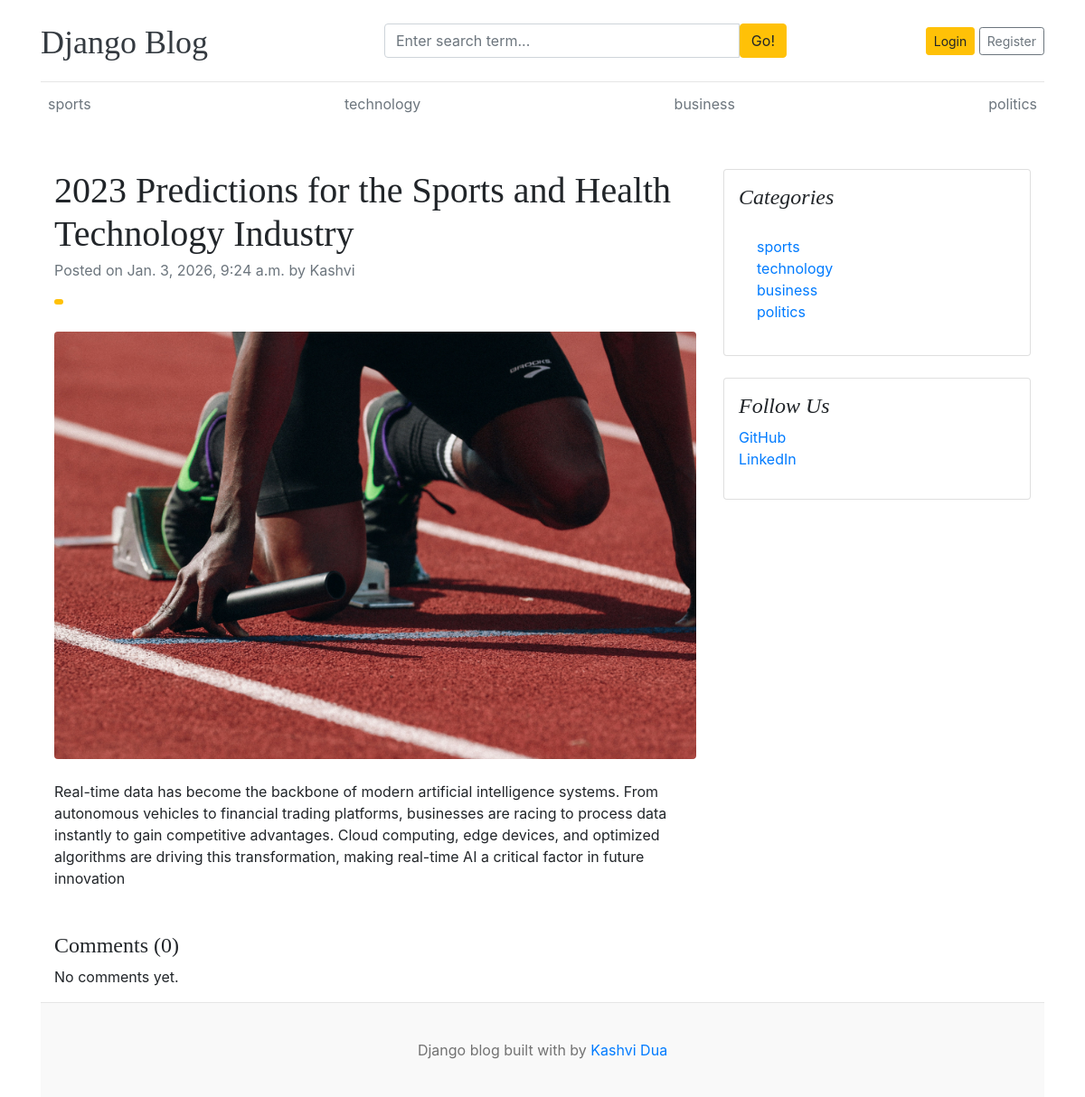
/blogs/2023-predictions-for-the-sports-and-health-technology-industry/, run on an earlier commit of the app's database.
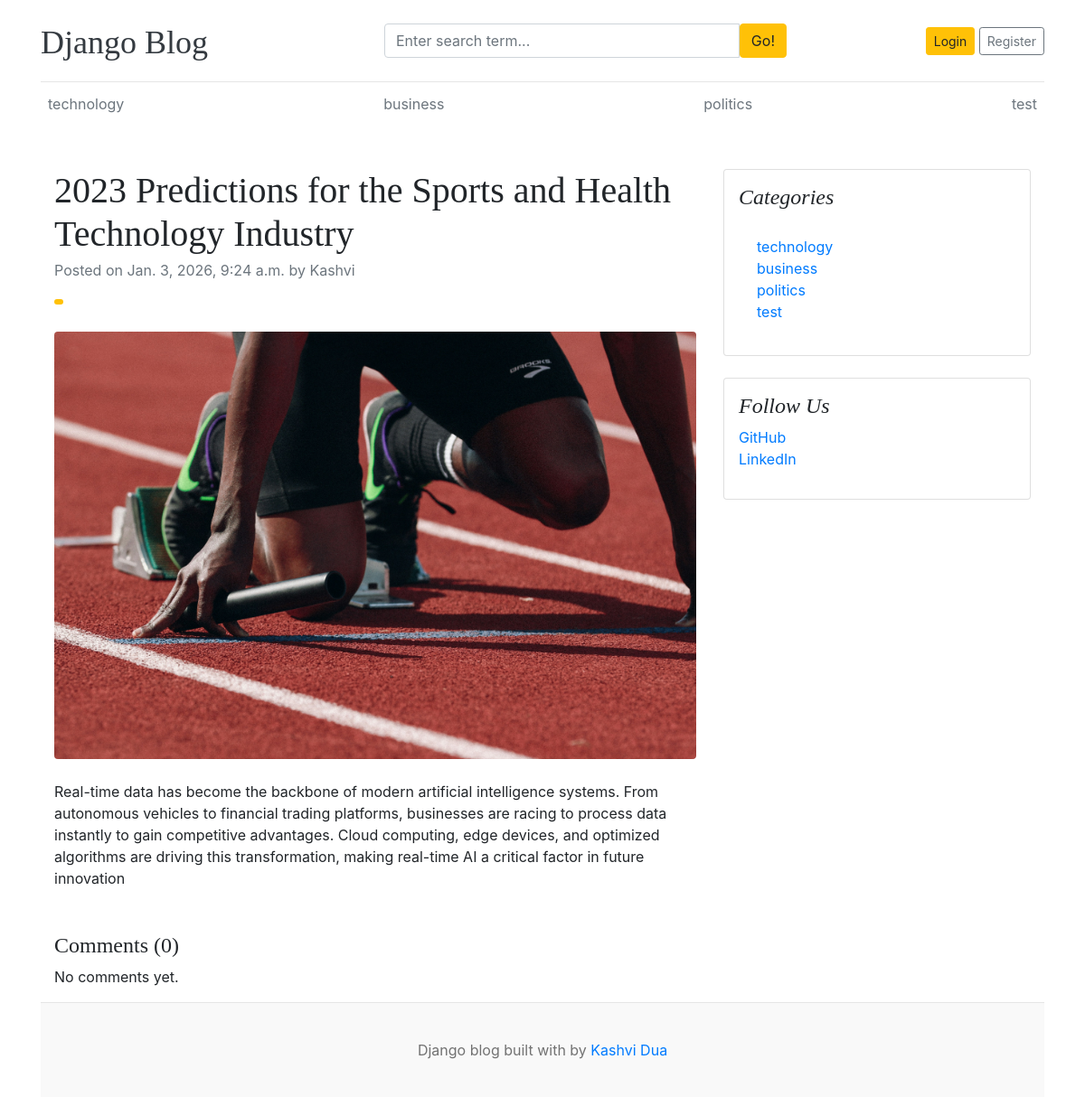
And on a later commit of the database.
### blogs/models.py (models this page shows, shortened)
class category(models.Model):
    category_name= models.CharField(max_length=50,unique=True)
    created_at= models.DateTimeField(auto_now_add=True)
    updated_at=models.DateTimeField(auto_now=True)

### blogs/views.py (the view)
# urls.py: path('', include('blogs.urls')),
def blogs(request,slug):
     single_blog= get_object_or_404(Blog,slug=slug,status=1)
     comments = Comment.objects.filter(blog=single_blog)
     context={
          'single_blog':single_blog,
          'comments':comments,
     }
     return render(request,'blogs.html',context)

### blogs/context_preprocessor.py (called while the page is built)
def get_category(request):
    categories= category.objects.all()
    return dict(categories=categories)

### templates/blogs.html (shortened to what this page needs)
{% extends 'base.html' %}
{% block content %}
<div class="container mt-5">
    <div class="row">
        <div class="col-lg-8">
            <article>
                <header class="mb-4">
                    <h1 class="fw-bolder mb-1">{{ single_blog.title }}</h1>
                    <div class="text-muted fst-italic mb-2">
                        Posted on {{ single_blog.created_at }} by {{ single_blog.author }}
                    </div>
                    <a class="badge bg-warning text-decoration-none text-light" href="#!">
                    </a>
                </header>
                <figure class="mb-4">
                    <img class="img-fluid rounded"
                         src="{{ single_blog.featured_image.url }}"
                         alt="">
                </figure>
                <section class="mb-5">
                    <p class="fs-5 mb-4">{{ single_blog.blog_body }}</p>
                </section>
            </article>
            <h4>Comments ({{ comments.count }})</h4>
            {% if comments %}
                {% for comment in comments %}
                    <div class="card mb-3">
                        <div class="card-body">
                            <p class="card-text">{{ comment.body }}</p>
                            <span>
                                <small>By {{ comment.user }}</small><br>
                                <small>{{ comment.created_at|timesince }} ago</small>
                            </span>
                        </div>
                    </div>
                {% endfor %}
            {% else %}
                <p>No comments yet.</p>
            {% endif %}
        </div>
        <div class="col-lg-4">
            <div class="card mb-4 p-3">
                <h4 class="font-italic">Categories</h4>
                <div class="card-body">
                    <div class="row">
                        <div class="col-sm-12">
                            <ul class="list-unstyled mb-0">
                                {% for cat in categories %}
                                    <li>
                                        <a href="{% url 'postsbycategory' cat.id %}">
                                            {{ cat.category_name }}
                                        </a>
                                    </li>
                                {% endfor %}
                            </ul>
                        </div>
                    </div>
                </div>
            </div>
            <div class="card mb-4 p-3">
                <h4 class="font-italic">Follow Us</h4>
                <ol class="list-unstyled">
                    <li><a href="#">GitHub</a></li>
                    <li><a href="#">LinkedIn</a></li>
                </ol>
            </div>
        </div>
    </div>
</div>
{% endblock %}

### templates/base.html (shortened to what this page needs)
{% load static %}
<!DOCTYPE html>
<html lang="en">
<head>
    <link href="https://getbootstrap.com/docs/4.0/dist/css/bootstrap.min.css" rel="stylesheet">
    <link href="{%static 'css/blog.css' %}" rel="stylesheet">
    <link
  rel="stylesheet"
  href="https://cdnjs.cloudflare.com/ajax/libs/font-awesome/5.15.4/css/all.min.css"
/>
  </head>
<body>
    <div class="container">
      <header class="blog-header py-3">
        <div class="row flex-nowrap justify-content-between align-items-center">
          <div class="col-4 pt-1">
            <a class="blog-header-logo text-dark" href="/">Django Blog</a>
          </div>
          <div class="col-5">
    <form action="{% url 'search' %}" method="get">
        <div class="input-group">
            <input
                class="form-control"
                type="text"
                name="keyword"
                value="{{ keyword }}"
                placeholder="Enter search term..."
                aria-label="Enter search term..."
            />
            <button class="btn btn-warning" type="submit" id="button-search">
                Go!
            </button>
        </div>
    </form>
</div>
          <div class="col-3 d-flex justify-content-end align-items-center">
            {% if not user.is_authenticated %}
            <a class="btn btn-sm btn-warning" href="{% url 'login' %}">Login</a> &nbsp;
            <a class="btn btn-sm btn-outline-secondary" href="register">Register</a>
            {% else %}
            <span><a href="{% url 'dashboard' %}">Dashboard</a></span>
            &emsp;
            <span><a href="{% url 'logout' %}">Logout</a></span>
            {% endif %}
          </div>
        </div>
      </header>
      <div class="nav-scroller py-1 mb-2">
        <nav class="nav d-flex justify-content-between">
          {% for cat in categories %}
          <a class="p-2 text-muted" href="{% url 'postsbycategory' cat.id %}">{{ cat.category_name}}</a>
          {% endfor %}
        </nav>
      </div>
{% block content %}
{% endblock %}
<footer class="blog-footer">
  <p>Django blog built with   by <a href="#">Kashvi Dua</a></p>
</footer>
</body>
</html>

What changed in the data, as far as the page shows it:
removed category: category_name "sports"
added category: category_name "test"
